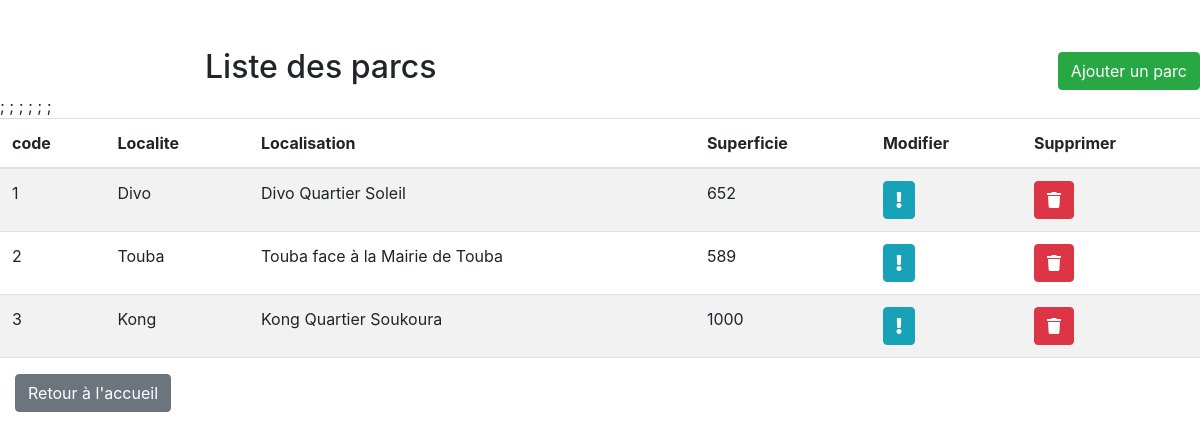
Screenshot of /parcs.php with the database file from the repository.
### tables this page shows
CREATE TABLE IF NOT EXISTS `parc` (
  `code_parc` int NOT NULL AUTO_INCREMENT,
  `localite_parc` varchar(100) DEFAULT NULL,
  `localisation_parc` varchar(100) DEFAULT NULL,
  `superficie_parc` double DEFAULT NULL,
  PRIMARY KEY (`code_parc`)
);

### parcs.php (the view, shortened to what this page needs)
<!DOCTYPE html>
<html lang="en">
<head>
    <link href="https://cdn.jsdelivr.net/npm/bootstrap@5.3.0-alpha1/dist/css/bootstrap.min.css" rel="stylesheet">
<link href="https://stackpath.bootstrapcdn.com/bootstrap/4.5.2/css/bootstrap.min.css" rel="stylesheet">
<link href="https://cdnjs.cloudflare.com/ajax/libs/font-awesome/5.15.4/css/all.min.css" rel="stylesheet">
  </head>
<body>
<div class="row align-items-center">
  <div class="col-sm-7">
    <h2 class="mt-5">Liste des parcs</h2>
  </div>
  <div class="col-sm-3 text-right">
    <button type="button" class="btn btn-success mt-5" data-toggle="modal" data-target="#modal-ajouter-parc">
      Ajouter un parc
    </button>
  </div>
</div>
        <table class="table table-striped">
            <thead>
                <tr>
                    <th>code</th>
                    <th>Localite</th>
                    <th>Localisation</th>
                    <th>Superficie</th>
                    <th>Modifier</th>
                    <th>Supprimer</th>
                </tr>
            </thead>
            <tbody>
                <?php
                include 'db_connection.php';
                 $sql = "SELECT * FROM parc";
                 $result = $conn->query($sql);
                if ($result->num_rows > 0) {
                    while ($row = $result->fetch_assoc()) {?>
                        <tr>
                            <td><?php echo $row['code_parc']; ?></td>
                            <td><?php echo htmlspecialchars ($row['localite_parc']); ?></td>
                            <td><?php echo $row['localisation_parc']; ?></td>
                            <td><?php echo $row['superficie_parc']; ?></td>
  <td><button title="modifier les infos de :  <?php echo htmlspecialchars($row['localite_parc']); ?>" class="btn btn-info btn-flat"
             data-toggle="modal" data-target="#modal-modifier-info-parc<?php echo $row['code_parc']; ?>">
       <i  class="fa fa-exclamation"></i>
        </button>
        <td><button title="supprimer les infos de :  <?php echo htmlspecialchars($row['localite_parc']); ?>" class="btn btn-danger btn-flat"
             data-toggle="modal" data-target="#modal-supprimer-info-centrale<?php echo $row['code_parc']; ?>">
             <i  class="fa fa-trash"></i>
        </button>
      </td>
                        </tr>;
                        <?php
                    }
                } else {
                   echo "<tr><td colspan='4' class='text-center'>Aucun fournisseur trouvé</td></tr>";
                }
                ?>
            </tbody>
        </table>
        <div class="col-2">
                   <a href="depart.php" class="btn btn-secondary">Retour à l'accueil</a>
                 </div>
</body>
</html>

### rows the page displays
parc: code_parc "1", localite_parc "Divo", localisation_parc "Divo Quartier Soleil", superficie_parc "652"
parc: code_parc "2", localite_parc "Touba", localisation_parc "Touba face à la Mairie de Touba", superficie_parc "589"
parc: code_parc "3", localite_parc "Kong", localisation_parc "Kong Quartier Soukoura", superficie_parc "1000"
